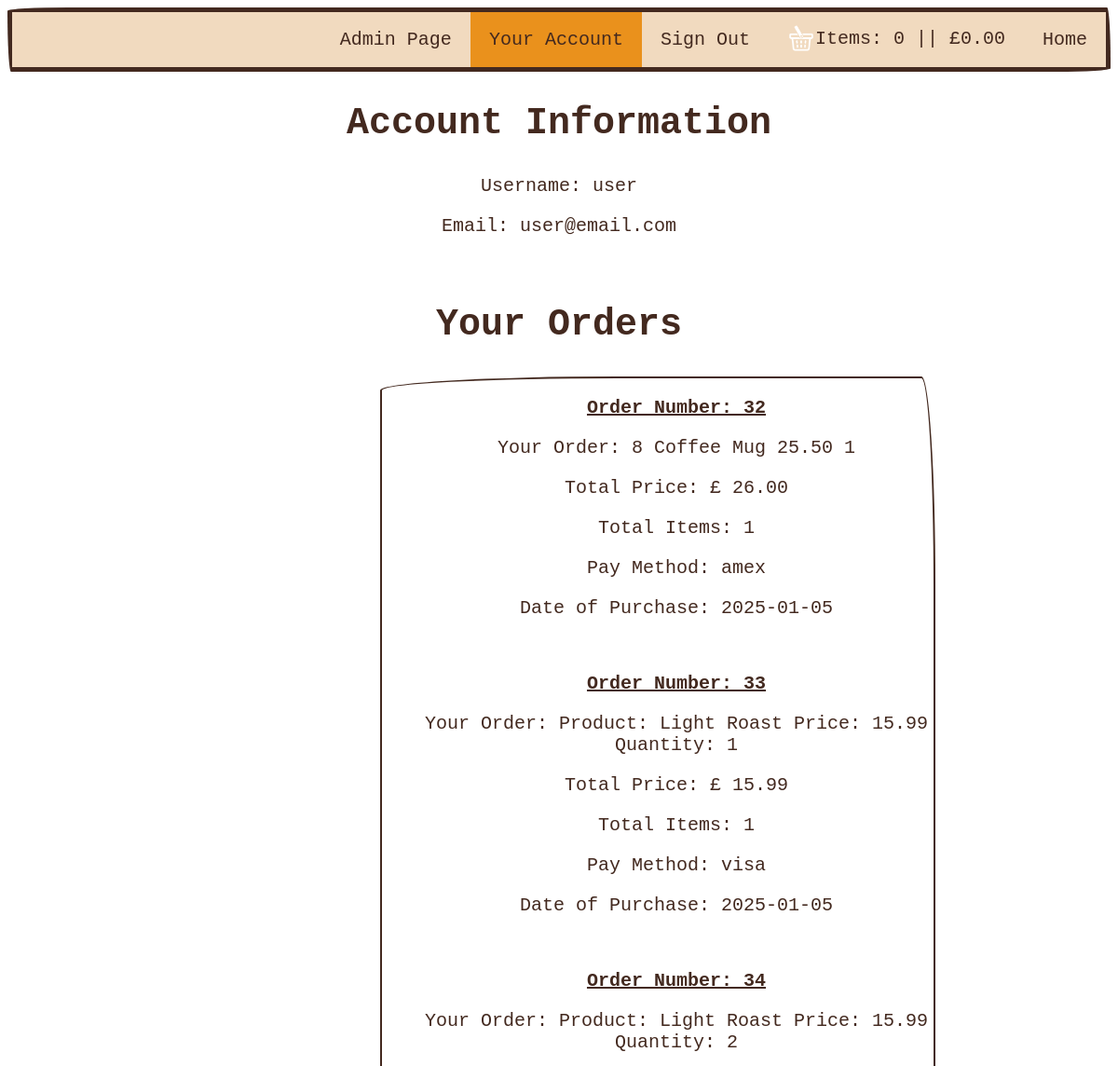
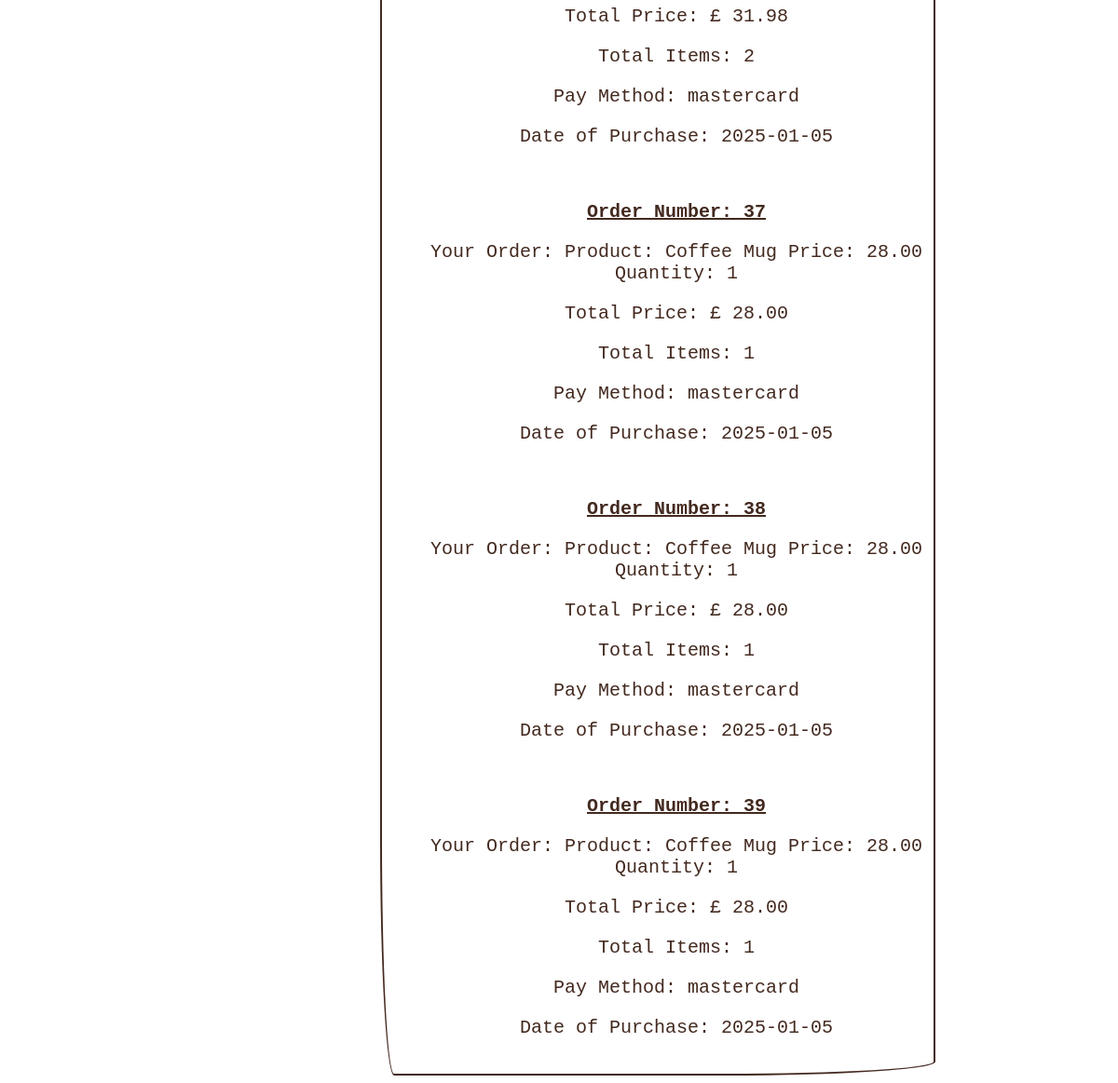
The app's page /account.php (signed in) with its own data (2 pictures, top to bottom).
### tables this page shows
CREATE TABLE `tblUsers3` (
  `userID` int NOT NULL,
  `email` varchar(255) NOT NULL,
  `username` varchar(64) NOT NULL,
  `password` varchar(256) NOT NULL,
  `uuid` varchar(50) NOT NULL,
  `admin` tinyint(1) NOT NULL
);

CREATE TABLE `tblOrder` (
  `OrderID` int NOT NULL,
  `userID` int NOT NULL,
  `payType` varchar(20) NOT NULL,
  `cardNum` int NOT NULL,
  `postcode` varchar(8) NOT NULL,
  `date` date NOT NULL,
  `totalPrice` decimal(10,2) NOT NULL,
  `totalItems` int NOT NULL,
  `orderVal` longtext NOT NULL
);

### DB.php (called while the page is built)
<?php
    class DB
    {
        public function connect()
    {
        $conn = new PDO( parse_ini_file(".env")['host'],parse_ini_file(".env")['user'],parse_ini_file(".env")['pass']);
        $conn->setAttribute( PDO::ATTR_ERRMODE, PDO::ERRMODE_EXCEPTION );
        return $conn;
    }
    }

### order.php (called while the page is built, shortened)
<?php
    class Order
    {
        private $OrderID;
        private $totalPrice;
        private $totalItems;
        private $payType;
        private $date;
        private $orderVal;
        public function __construct($OrderID,$userID, $totalPrice,$totalItems, $payType, $cardNum,$postcode, $date,$orderVal)
        {
            $this->OrderID = $OrderID;
            $this->totalPrice = $totalPrice;
            $this->totalItems = $totalItems;
            $this->payType = $payType;
            $this->date = $date;
            $this->orderVal = $orderVal;
        }
        public function OrderID()
        {
            return $this->OrderID;
        }
        public function totalPrice()
        {
            return $this->totalPrice;
        }
        public function totalItems()
        {
            return $this->totalItems;
        }
        public function payType()
        {
            return $this->payType;
        }
        public function date()
        {
            return $this->date;
        }
        public function orderVal()
        {
            return $this->orderVal;
        }
    }
    class User
    {
        private $email;
        private $username;
        public function __construct($userID,$email, $username, $password )
        {
            $this->email = $email;
            $this->username = $username;
        }
        public function email()
        {
            return $this->email;
        }
        public function username()
        {
            return $this->username;
        }
    }

### account.php (the view, shortened to what this page needs)
<?php
    require 'DB.php';
    require 'order.php';
    include 'nav.php';
    if (isset($_SESSION['userID'])) {
        $userID = $_SESSION['userID'];
        $db = new DB;
        $query = $db->connect()->prepare("SELECT * FROM tblOrder WHERE userID = :userID");
        $query->bindParam(':userID',$userID, PDO::PARAM_INT);
        $query->execute();
        $order = array();
        while($row = $query->fetch(PDO::FETCH_ASSOC))
        {
            $OrderID = $row['OrderID'];
            $userID = $row['userID'];
            $totalPrice = $row['totalPrice'];
            $totalItems = $row['totalItems'];
            $payType = $row['payType'];
            $cardNum = $row['cardNum'];
            $postcode = $row['postcode'];
            $date = $row['date'];
            $orderVal = $row['orderVal'];
            $order[] = new Order($OrderID,$userID, $totalPrice,$totalItems, $payType, $cardNum,$postcode, $date,$orderVal);
        }
        $query = $db->connect()->prepare("SELECT * FROM tblUsers3 WHERE userID = :userID");
        $query->bindParam(':userID',$userID, PDO::PARAM_INT);
        $query->execute();
        $user = array();
        while($row = $query->fetch(PDO::FETCH_ASSOC))
        {
            $userID = $row['userID'];
            $email = $row['email'];
            $username = $row['username'];
            $password = $row['password'];
            $user[] = new User($userID, $email, $username,$password);
        }
    }
?>
<!DOCTYPE hmtl>
<html class="account-page">
    <head>
    </head>
    <body>
    <h2>Account Information </h2>
        <? foreach ($user as $u): ?>
            <p>Username: <?= $u->username() ?></p>
            <p>Email: <?= $u->email() ?></p>
            <br>
        <? endforeach ?>
    <h2>Your Orders</h2>
        <div class="ticket">
            <? foreach ($order as $o): ?>
                <p class="orderNum">Order Number: <?= $o->OrderID() ?></p>
                <p>Your Order: <?= $o->orderVal() ?></p>
                <p>Total Price: £ <?= $o->totalPrice() ?></p>
                <p>Total Items: <?= $o->totalItems() ?></p>
                <p>Pay Method: <?= $o->payType() ?></p>
                <p>Date of Purchase: <?= $o->date() ?></p>
                <br>
            <? endforeach ?>
        </div>
    </body>
</html>

### nav.php (shortened to what this page needs)
<?php
    $activePage = basename($_SERVER['PHP_SELF'], ".php");
?>
<!DOCTYPE html>
<html lang="en">
<head>
    <link rel="stylesheet" href="style.css">
</head>
<body>
    <nav>
        <div class="topnav">
            <ul>
                <li><a class="<?= ($activePage == 'index') ? 'active' : '' ?>" href="index.php">Home</a></li>
                <li><a class="<?= ($activePage == 'basket') ? 'active' : '' ?>" href="basket.php">
                    <div class="itemgroup">
                        <img src="img/basket.png" id="basketIcon"/>
                        <?php
                            $itemCount =  0;
                            $totalPrice = 0;
                        ?>
                        Items: <?= $itemCount ?> || £<?= number_format($totalPrice,2)?>
                    </div>
                </a></li>
                <?php if($_SESSION['loggedin'] ): ?>
                    <li style="float:right"><a href="logout.php">Sign Out</a></li>
                    <li style="float:right"><a class="<?= ($activePage == 'account') ? 'active' : '' ?>" href="account.php">Your Account</a></li>
                    <?php if($_SESSION['admin']==true):?>
                        <li style="float:right"><a class="<?= ($activePage == 'admin') ? 'active' : '' ?>" href="admin.php">Admin Page</a></li>
                    <?php endif; ?>
                <?php else: ?>
                    <li style="float:right"><a class="<?= ($activePage == 'register') ? 'active' : '' ?>"  href="register.php">Sign Up</a></li>
                    <li style="float:right"><a class="<?= ($activePage == 'login') ? 'active' : '' ?>"  href="login.php">Log In</a></li>
                <?php endif; ?>
            </ul>
        </div>
    </nav>
</body>
</html>

### style.css (style rules this page uses)
* { font-family: 'Courier New', Courier, monospace; }
.topnav { background-color:#F1DABF ; overflow: hidden; border-radius: 255px 15px 225px 15px/15px 225px 15px 255px; border-style: solid ; border-width: 5px; border-color: #43291F; }
li { float: right; background-color:#F1DABF ; }
ul { list-style-type: none; margin: 0; padding: 0; }
.topnav a { float: left; display: block; color: #43291F; text-align: center; padding: 18px 20px; font-size: 20px; text-decoration: none; }
.topnav a.active { background-color: rgb(234, 145, 28); }
.itemgroup { height: 20px; display: flex; align-items: center; }
#basketIcon { width: 30px; height: 30px; }
.ticket { border-radius: 255px 15px 225px 15px/15px 225px 15px 255px; border-style: solid ; border-width: 2px; border-color: #43291F; width: 50%; position: relative; left: 400px; }
.ticket p { color: #43291F; font-size: 20px; left: 20px; position: relative; text-align: center; }
.ticket .orderNum { color: #43291F; font-size: 20px; left: 20px; position: relative; text-align: center; font-weight: bold; text-decoration: underline; }
.account-page h2 { color: #43291F; font-size: 40px; position: relative; text-align: center; font-weight: bold; }
.account-page p { color: #43291F; font-size: 20px; position: relative; text-align: center; }

### records on screen
tblusers3: username "user", email "user@email.com"
tblorder: OrderID "32", orderVal "8 Coffee Mug 25.50 1", totalPrice "26.00", totalItems "1", payType "amex", date "2025-01-05"
tblorder: OrderID "33", orderVal "Product: Light Roast Price: 15.99 Quantity: 1", totalPrice "15.99", totalItems "1", payType "visa", date "2025-01-05"
tblorder: OrderID "34", orderVal "Product: Light Roast Price: 15.99 Quantity: 2", totalPrice "31.98", totalItems "2", payType "mastercard", date "2025-01-05"
tblorder: OrderID "37", orderVal "Product: Coffee Mug Price: 28.00 Quantity: 1", totalPrice "28.00", totalItems "1", payType "mastercard", date "2025-01-05"
tblorder: OrderID "38", orderVal "Product: Coffee Mug Price: 28.00 Quantity: 1", totalPrice "28.00", totalItems "1", payType "mastercard", date "2025-01-05"
tblorder: OrderID "39", orderVal "Product: Coffee Mug Price: 28.00 Quantity: 1", totalPrice "28.00", totalItems "1", payType "mastercard", date "2025-01-05"

### other values on screen
$itemCount "0"
$totalPrice "0.00"
